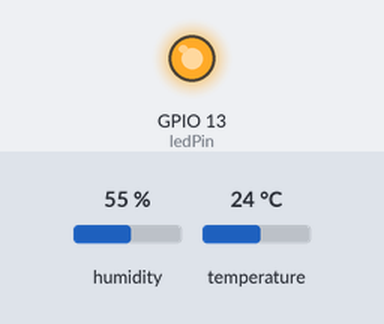
Bench run of a sketch on a simulated ESP8266 (NodeMCU). Shown: output pins drawn as LEDs (lit = HIGH). The inputs (shaded band) are chosen by the test bench; at power-on: humidity 55 %, temperature 24 °C. WiFi joins after 1.5 s; servers stay silent unless stated; random numbers use the default seed unless the sketch sets one; what the sketch prints to the serial monitor is not drawn.

Above: at 1.6 s.
At 127.0 s:
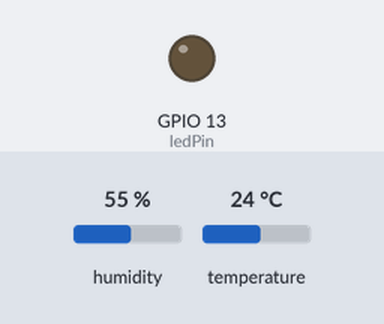
Timing chart, 0 to 128.5 s (numbered marks = the images above):
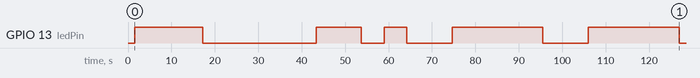

Measured:
- by itself, GPIO 13 (ledPin): LOW → HIGH at 1.5 s, → LOW 15.7 s later, → HIGH 26.1 s later, → LOW 10.4 s later, … (10 changes in this stretch)

The sketch:

hw3.ino
```cpp
#include "ESP8266WiFi.h"
#include "ESP8266WiFiMulti.h"
ESP8266WiFiMulti WiFiMulti;
#define wifi_id "MEIKO   3F"
#define wifi_pass "0932154760"

#include <DHT.h>

#define dhtPin 12
#define dhtType DHT11
DHT dht(dhtPin, dhtType);

const int ledPin = 13;

void setup() {
  Serial.begin(115200);
  dht.begin(); // DHT Start

  pinMode(ledPin, OUTPUT);

  WiFiMulti.addAP(wifi_id, wifi_pass);

  while (WiFiMulti.run() != WL_CONNECTED) {
    Serial.println("wait...");
    delay(500);
  }
}

void loop() {
  if (!dht.read(dhtPin)) {
    Serial.println("無法從DHT傳感器讀取！");
    return;
  }
  int l = random(100) % 2;
  if (l) {
    digitalWrite(ledPin, HIGH);
  } else {
    digitalWrite(ledPin, LOW);
  }

  float h = dht.readHumidity();
  float t = dht.readTemperature();
  float f = dht.readTemperature(true);
  Serial.print("Humidity: ");
  Serial.print(h);
  Serial.print("% // ");
  Serial.print("Celsius: ");
  Serial.print(t);
  Serial.print("℃ // ");
  Serial.print("LED: ");
  Serial.print(l);

  const uint16_t port = 80;
  const char *host = "192.168.52.80";
  Serial.print("連線至[");
  Serial.print(host);
  Serial.println("]");

  WiFiClient client;
  if (!client.connect(host, port)) {
    Serial.println("connect failed");
    Serial.println("wait 3 sec...");
    delay(3000);
    return;
  }

  String url =
      "/addData.php?t=" + String(t) + "&h=" + String(h) + "&l=" + String(l);
  client.print(String("GET ") + url + " HTTP/1.1\r\n" + "Host: " + host +
               "\r\n" + "Connection: Close\r\n\r\n");

  Serial.println("connect closed");
  client.stop();
  delay(5000);
}
```
